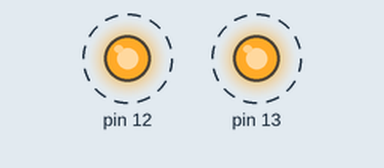
This sketch was run on a simulated Arduino Uno, built with avr-gcc and run on an emulated ATmega328P. Shown: output pins drawn as LEDs (lit = HIGH). Dashed ring = blinking.

Above: at 0.5 s.
Timing chart, 0 to 4.6 s (numbered marks = the images above):
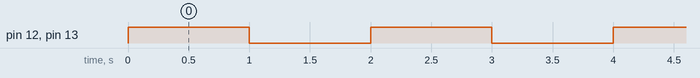

The sketch:

embedded_code.ino
```cpp
/*below code takes just 166 bytes
 * #include<avr/io.h>
#include<util/delay.h>
int main(void)
{
DDRB |=(1<<PB4)|(1<<PB5);

while(1){
PORTB ^= (1<<PB4)|(1<<PB5);
_delay_ms(1000);
}
}
*/
//now this code below takes 606 bytes
void setup(){
  DDRB |=(1<<PB4)|(1<<PB5);
  }
  void loop()
  {
 PORTB ^= (1<<PB4)|(1<<PB5);
delay(1000);
  }
```

Measured:
- by itself, pin 12, pin 13: alternates HIGH for 1.0 s and LOW for 1.0 s
